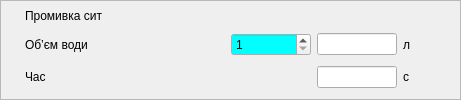
     <widget class="QFrame" name="f_9">
      <property name="frameShape">
       <enum>QFrame::StyledPanel</enum>
      </property>
      <property name="frameShadow">
       <enum>QFrame::Raised</enum>
      </property>
      <layout class="QGridLayout" name="gridLayout_7">
       <property name="margin">
        <number>4</number>
       </property>
       <property name="spacing">
        <number>-1</number>
       </property>
       <item row="0" column="0">
        <widget class="QCheckBox" name="cb_reg">
         <property name="styleSheet">
          <string notr="true">QCheckBox{
min-width: 14px;
min-height: 14px;
max-width: 14px;
max-height: 14px;
}
QCheckBox:checked
{
	
	image: url(:/butons/pict/bool_green_true_48x48.png);
}

QCheckBox:unchecked
{
	
	image: url(:/butons/pict/bool_green_false_48x48.png);
	
}

QCheckBox:indicator
{
	background: rgba(0, 0, 0, 0);
	height: 14px;
	width: 14px;
}
</string>
         </property>
         <property name="text">
          <string>CheckBox</string>
         </property>
        </widget>
       </item>
       <item row="0" column="1" colspan="5">
        <widget class="QLabel" name="label_30">
         <property name="text">
          <string>Промивка сит</string>
         </property>
        </widget>
       </item>
       <item row="1" column="3">
        <widget class="QLineEdit" name="Q_reg">
         <property name="minimumSize">
          <size>
           <width>0</width>
           <height>0</height>
          </size>
         </property>
         <property name="maximumSize">
          <size>
           <width>80</width>
           <height>16777215</height>
          </size>
         </property>
         <property name="toolTip">
          <string>Фактичний об’єм води на промивку сита</string>
         </property>
         <property name="readOnly">
          <bool>true</bool>
         </property>
        </widget>
       </item>
       <item row="1" column="4">
        <widget class="QLabel" name="label_31">
         <property name="text">
          <string>л</string>
         </property>
        </widget>
       </item>
       <item row="1" column="5" rowspan="2">
        <spacer name="horizontalSpacer_7">
         <property name="orientation">
          <enum>Qt::Horizontal</enum>
         </property>
         <property name="sizeHint" stdset="0">
          <size>
           <width>40</width>
           <height>20</height>
          </size>
         </property>
        </spacer>
       </item>
       <item row="1" column="1">
        <widget class="QLabel" name="label_32">
         <property name="minimumSize">
          <size>
           <width>200</width>
           <height>0</height>
          </size>
         </property>
         <property name="text">
          <string>Об’єм води</string>
         </property>
        </widget>
       </item>
       <item row="2" column="3">
        <widget class="QLineEdit" name="T_reg">
         <property name="minimumSize">
          <size>
           <width>0</width>
           <height>0</height>
          </size>
         </property>
         <property name="maximumSize">
          <size>
           <width>80</width>
           <height>16777215</height>
          </size>
         </property>
         <property name="toolTip">
          <string>Фактичний час промивки сита</string>
         </property>
         <property name="readOnly">
          <bool>true</bool>
         </property>
        </widget>
       </item>
       <item row="2" column="4">
        <widget class="QLabel" name="label_33">
         <property name="text">
          <string>с</string>
         </property>
        </widget>
       </item>
       <item row="2" column="1">
        <widget class="QLabel" name="label_34">
         <property name="minimumSize">
          <size>
           <width>200</width>
           <height>0</height>
          </size>
         </property>
         <property name="text">
          <string>Час</string>
         </property>
        </widget>
       </item>
       <item row="1" column="2">
        <widget class="QDoubleSpinBox" name="Q_reg_zd">
         <property name="minimumSize">
          <size>
           <width>80</width>
           <height>0</height>
          </size>
         </property>
         <property name="palette">
          <palette>
           <active>
            <colorrole role="Base">
             <brush brushstyle="SolidPattern">
              <color alpha="255">
               <red>0</red>
               <green>255</green>
               <blue>255</blue>
              </color>
             </brush>
            </colorrole>
           </active>
           <inactive>
            <colorrole role="Base">
             <brush brushstyle="SolidPattern">
              <color alpha="255">
               <red>0</red>
               <green>255</green>
               <blue>255</blue>
              </color>
             </brush>
            </colorrole>
           </inactive>
           <disabled>
            <colorrole role="Base">
             <brush brushstyle="SolidPattern">
              <color alpha="255">
               <red>244</red>
               <green>244</green>
               <blue>244</blue>
              </color>
             </brush>
            </colorrole>
           </disabled>
          </palette>
         </property>
         <property name="toolTip">
          <string>Заданий об’єм води на промивку сита</string>
         </property>
         <property name="decimals">
          <number>0</number>
         </property>
         <property name="minimum">
          <double>1.000000000000000</double>
         </property>
         <property name="maximum">
          <double>50.000000000000000</double>
         </property>
         <property name="singleStep">
          <double>1.000000000000000</double>
         </property>
        </widget>
       </item>
      </layout>
     </widget>
